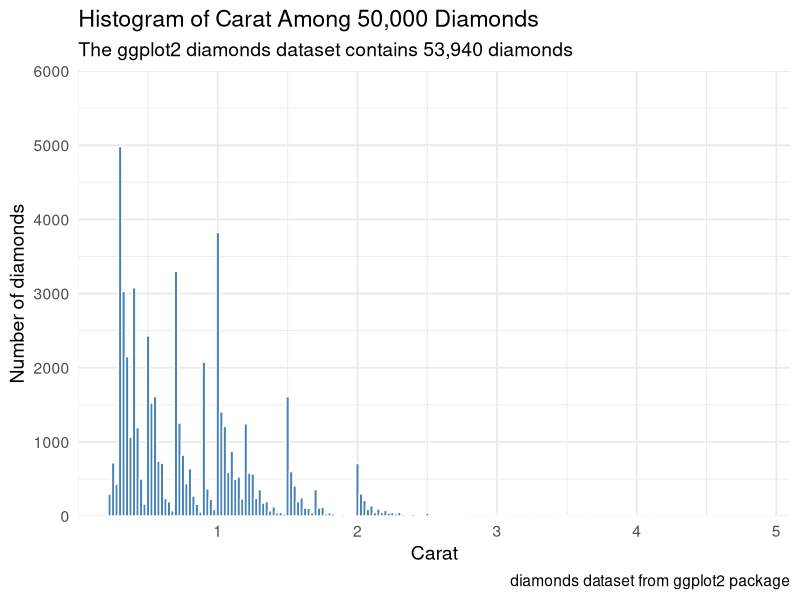

Here is the R script that generated this plot:
library(tidyverse)

# Had an OK filet mignon at Cheesecake Factory.

carat_histogram <- ggplot(diamonds, aes(x = carat)) +
  geom_histogram(binwidth = 0.025, fill = "steelblue", color = "white") +
  scale_x_continuous(breaks = 1:5) +
  scale_y_continuous(breaks = seq(0, 6000, by = 1000)) +
  coord_cartesian(xlim = c(0, 5.1), ylim = c(0, 6000), expand = FALSE) +
  labs(
    title = "Histogram of Carat Among 50,000 Diamonds",
    subtitle = "The ggplot2 diamonds dataset contains 53,940 diamonds",
    x = "Carat",
    y = "Number of diamonds",
    caption = "diamonds dataset from ggplot2 package"
  ) +
  theme_minimal(base_size = 14)

print(carat_histogram)
